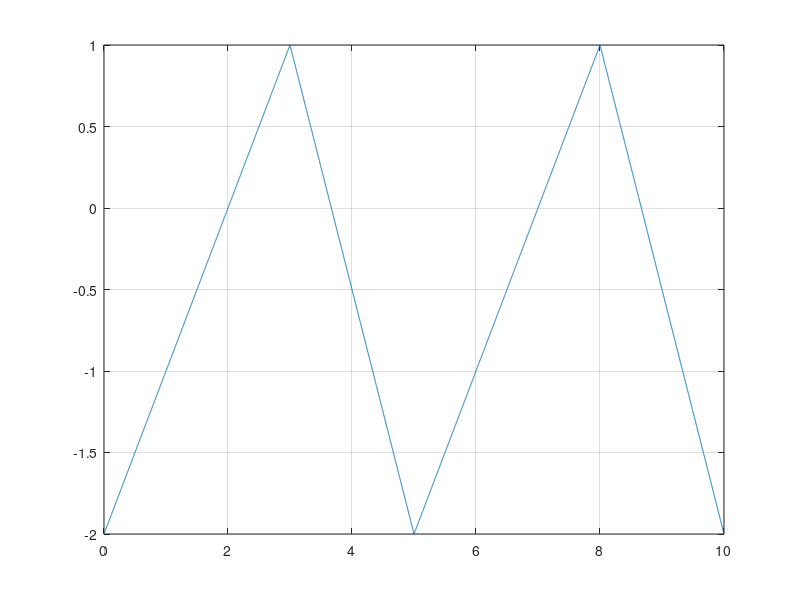
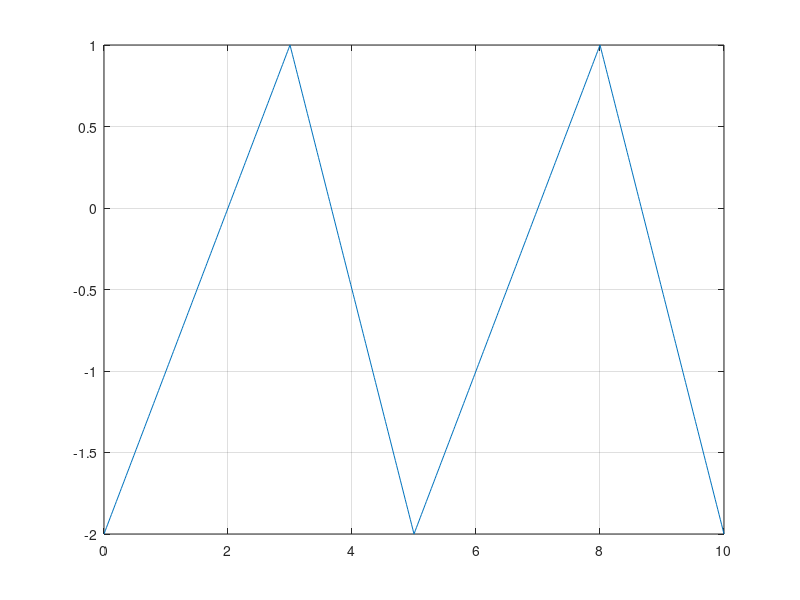
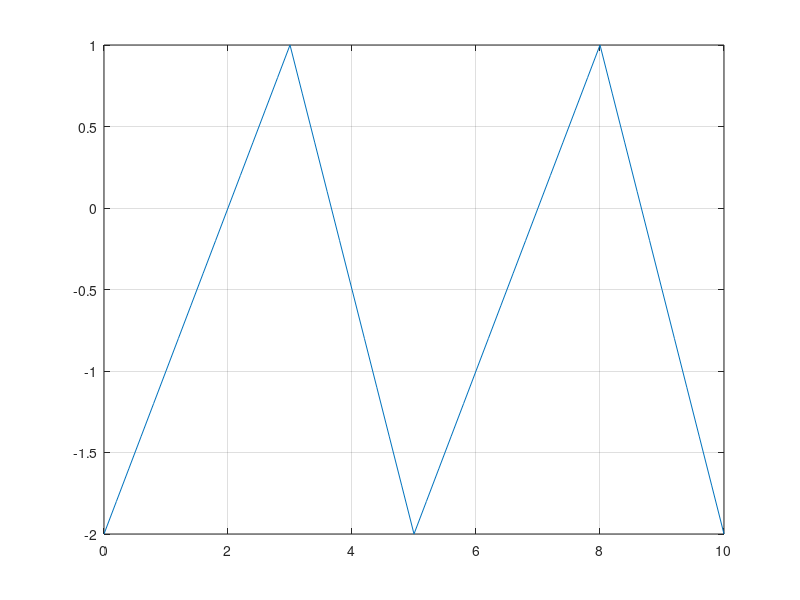

MATLAB code to generate these figures, in order:
t=0:0.002:10;
s=1.5*sawtooth(2*pi*0.2*t,0.6)-0.5; %am folosit functia sawtooth pt generarea semnalului triunghiular
%pentru care am ajustat amplitudinea si componenta continua;
%al doilea parametru al functiei este folosit pentru a regla panta dreptei
%semnalului
figure(1)
plot(t,s),grid

t=0:0.02:10; %am modificat pasul la 20 ms
s=1.5*sawtooth(2*pi*0.2*t,0.6)-0.5;
figure(2)
plot(t,s),grid

t=0:0.2:10; %am modificat pasul la 200 ms
s=1.5*sawtooth(2*pi*0.2*t,0.6)-0.5;
figure(3)
plot(t,s),grid
